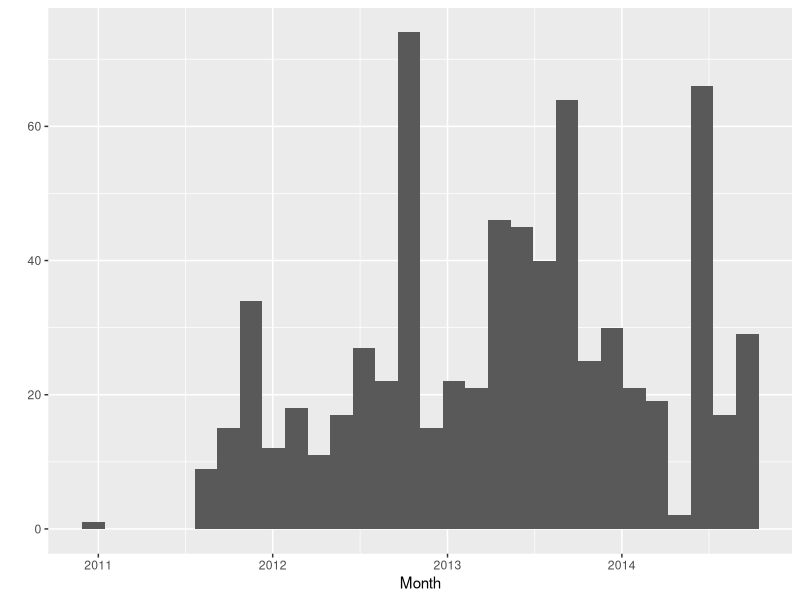
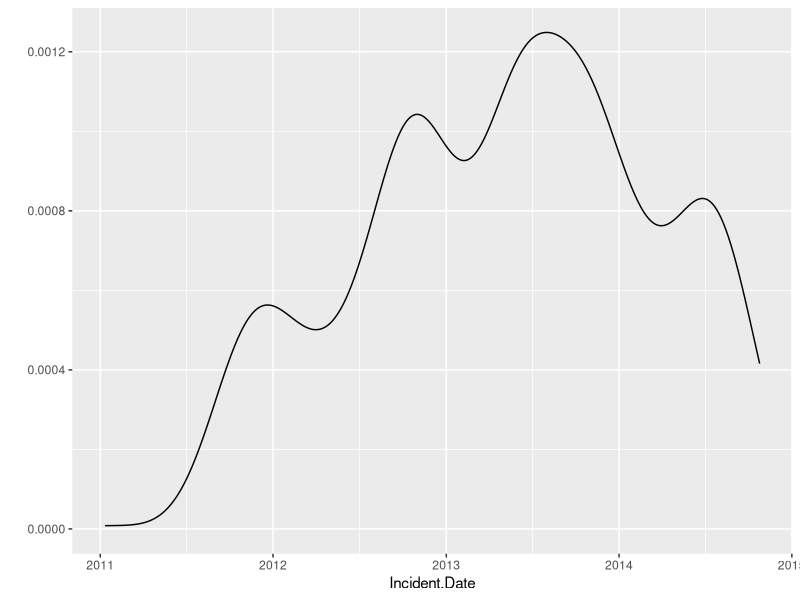

Write R code to recreate these figures, in order.
library(lubridate)
library(ggplot2)
library(scales)

deer <- read.csv("data/mt-lebanon-deer-incidents-2014-10.csv")
deer <- transform(deer, Incident.Date = mdy(Incident.Date))
deer <- transform(deer, Month = floor_date(Incident.Date, "month"))

qplot(Month, data = deer)

qplot(Incident.Date, data = deer, geom = "density")

